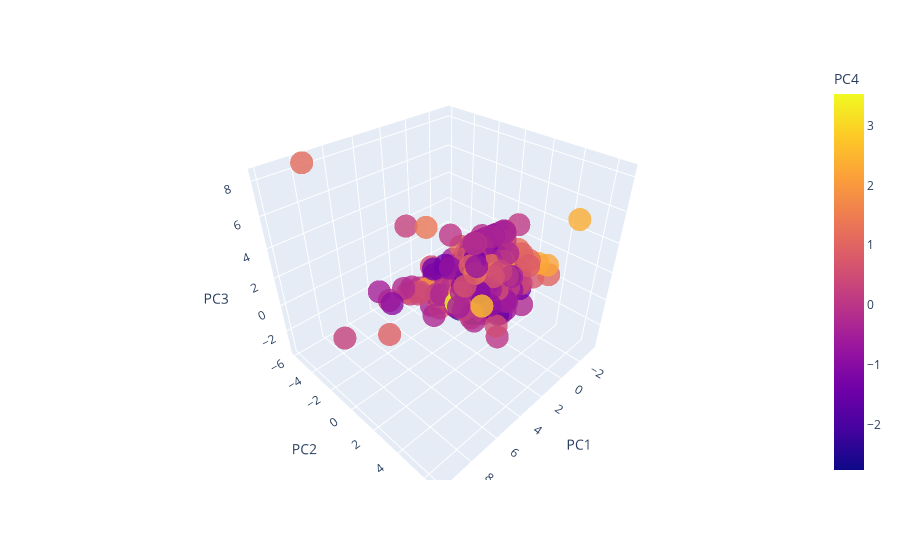

Write notebook code for a chart like this one.
### Code cell
pca_s = PCA(n_components=4)

x = pca_s.fit_transform(x_s)

tmp_df = pd.DataFrame(x)

tmp_df.columns = ['PC1','PC2','PC3','PC4']

px.scatter_3d(tmp_df,'PC1','PC2','PC3',color='PC4',opacity=0.8)

### Figure 1 — Plotly figure (JSON) as saved in the notebook; plotly's stock layout.template omitted (floating-point values rounded to 4 significant figures; data arrays with more than 128 entries replaced by an {"elided": "..."} marker saying what was removed)
{"data": [{"hovertemplate": "PC1=%{x}<br>PC2=%{y}<br>PC3=%{z}<br>PC4=%{marker.color}<extra></extra>", "legendgroup": "", "marker": {"color": {"elided": "664 float values"}, "coloraxis": "coloraxis", "opacity": 0.8, "symbol": "circle"}, "mode": "markers", "name": "", "scene": "scene", "showlegend": false, "type": "scatter3d", "x": {"elided": "664 float values"}, "y": {"elided": "664 float values"}, "z": {"elided": "664 float values"}}], "layout": {"coloraxis": {"colorbar": {"title": {"text": "PC4"}}, "colorscale": [[0, "#0d0887"], [0.1111, "#46039f"], [0.2222, "#7201a8"], [0.3333, "#9c179e"], [0.4444, "#bd3786"], [0.5556, "#d8576b"], [0.6667, "#ed7953"], [0.7778, "#fb9f3a"], [0.8889, "#fdca26"], [1, "#f0f921"]]}, "legend": {"tracegroupgap": 0}, "margin": {"t": 60}, "scene": {"domain": {"x": [0, 1], "y": [0, 1]}, "xaxis": {"title": {"text": "PC1"}}, "yaxis": {"title": {"text": "PC2"}}, "zaxis": {"title": {"text": "PC3"}}}}}
